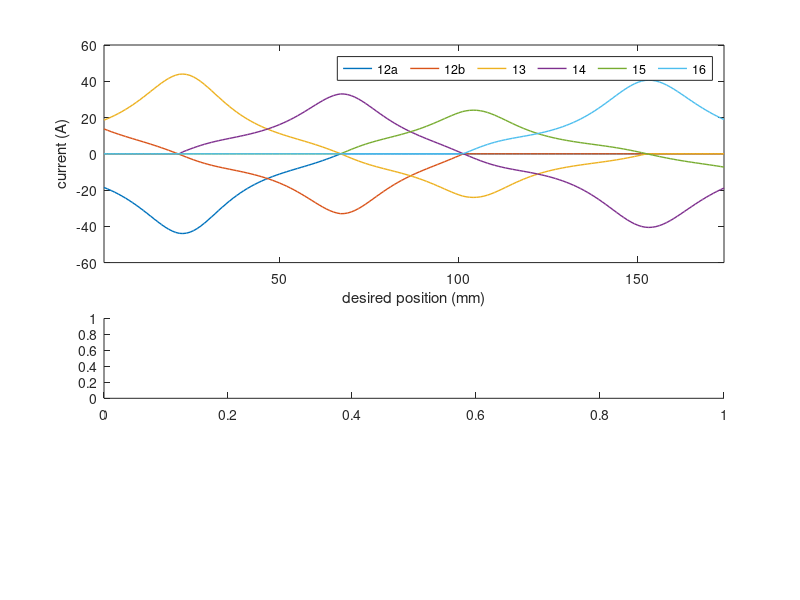

Source code (MATLAB): (Note: this script raises an error after producing the figure.)
c1 = dlmread('rev45coil1.txt' ,',',0,1);
c2 = dlmread('rev45coil2.txt' ,',',0,1);
c3 = dlmread('rev45coil3.txt' ,',',0,1);
c4 = dlmread('rev45coil4.txt' ,',',0,1);
c5 = dlmread('rev45coil5.txt' ,',',0,1);
c6 = dlmread('rev45coil6.txt' ,',',0,1);
%%

x = 1:1:174;

figure(4)
clf
co=get(gca,'colororder');
subplot(4,1,[1 2])
plot(x,c1,'-','color',co(1,:),'linewidth',1)
hold on
plot(x,c2,'-','color',co(2,:),'linewidth',1)
plot(x,c3,'-','color',co(3,:),'linewidth',1)
plot(x,c4,'-','color',co(4,:),'linewidth',1)
plot(x,c5,'-','color',co(5,:),'linewidth',1)
plot(x,c6,'-','color',co(6,:),'linewidth',1)

imat = [c1 c2 c3 c4 c5 c6];

xlabel('desired position (mm)')
ylabel('current (A)')
legend({'12a','12b','13','14','15','16'},'orientation','horizontal');
xlim([1 174])
ylim([-60 60]);
% B = B*1e4;
% G = G*1e2;

subplot(4,1,[3])
plot(x,g0vec/100,'k-')
ylim([85 110]);
xlabel('desired position (mm)')
ylabel('gradient (G/cm)')

subplot(4,1,[4])
plot(x,z0vec*1e3-x','k-')
 ylim([-6 2]);
xlabel('desired position (mm)')
ylabel('\Delta z (mm)')
%% Calculate Field and Gradient at symmetry points

z0vec = zeros(length(x),1);
g0vec = zeros(length(x),1);

for jj=1:length(x)
    b1 = B(:,1)*c1(jj);
    b2 = B(:,2)*c2(jj);
    b3 = B(:,3)*c3(jj);
    b4 = B(:,4)*c4(jj);
    b5 = B(:,5)*c5(jj);
    b6 = B(:,6)*c6(jj);

    Ball = b1+b2+b3+b4+b5+b6;
    [~,ind]=min(abs(Ball));
    z0vec(jj) = Z(ind);

    g0vec(jj) = (Ball(ind+1)-Ball(ind-1))/(2*(Z(2)-Z(1)));


end

figure(5)
subplot(121);
plot(x,z0vec,'-')
xlabel('desired positiion (mm)')
ylabel('calculate position (mm)')

subplot(122);
plot(x,g0vec,'-')
xlabel('desired positiion (mm)')
ylabel('calculate position (mm)')